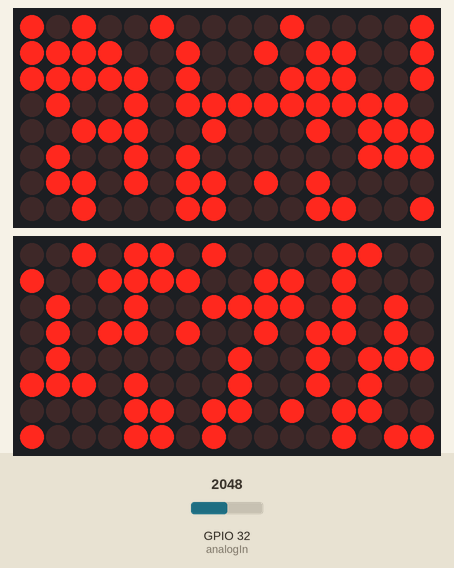
This sketch was run on a simulated Seeed XIAO ESP32-C3. Shown: 2 × 16×8 LED matrix. Inputs (shaded band) come from the test bench; at power-on: GPIO 32 (analogIn) = 2048. Random numbers use the default seed unless the sketch sets one.

Above: at 1.25 s.
1.3 s: GPIO 32 (analogIn) set to 0
At 1.9 s:
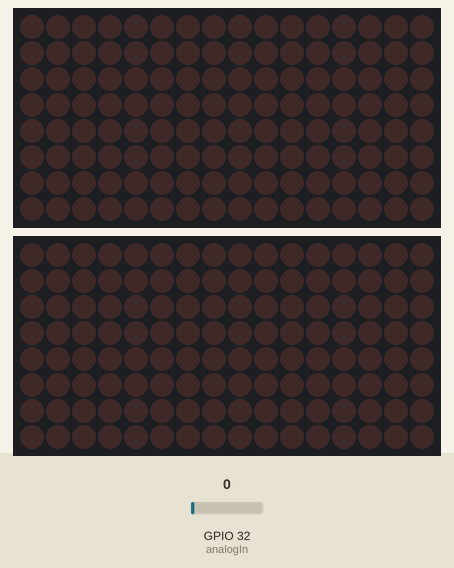
2.8 s: GPIO 32 (analogIn) set to 491
At 2.95 s:
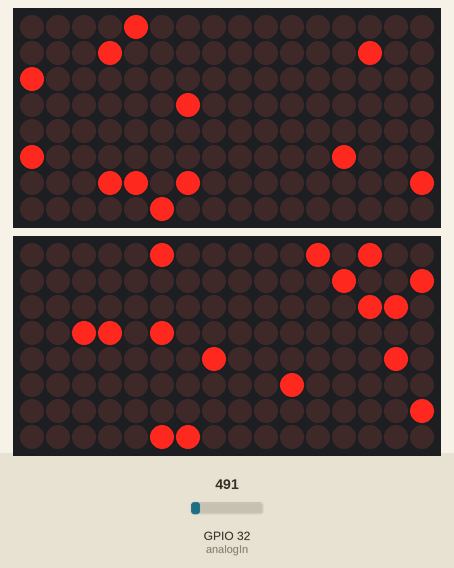
5.2 s: GPIO 32 (analogIn) set to 1228
At 5.35 s:
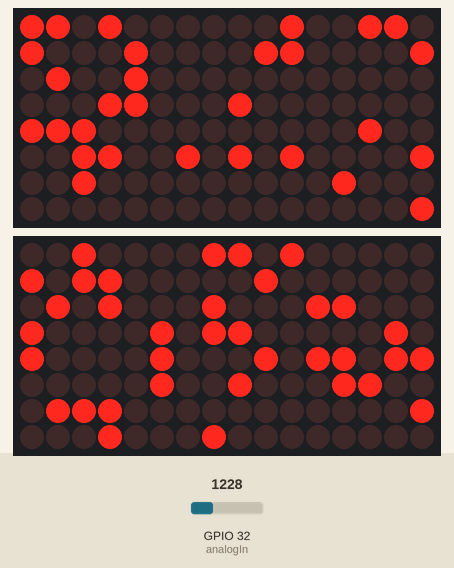
7.6 s: GPIO 32 (analogIn) set to 2047
At 7.75 s:
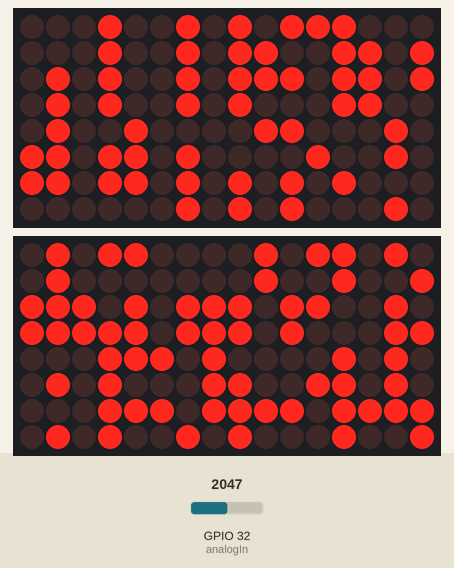
10.0 s: GPIO 32 (analogIn) set to 2866
At 10.16 s:
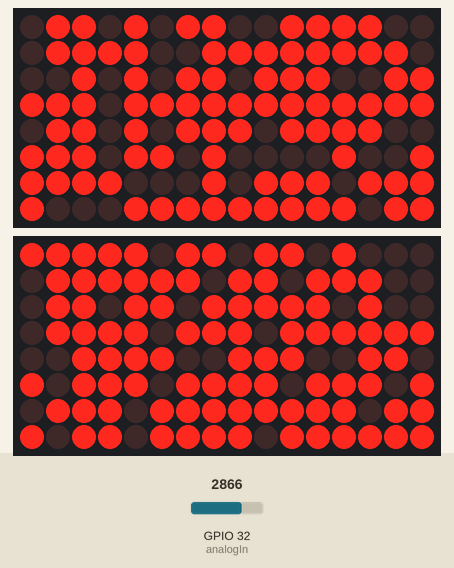
12.4 s: GPIO 32 (analogIn) set to 3603
At 12.56 s:
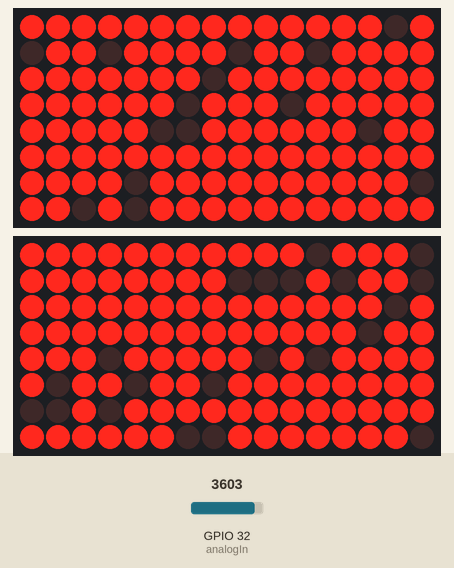
Timing chart, 0 to 15.4 s (numbered marks = the images above; inputs shaded):
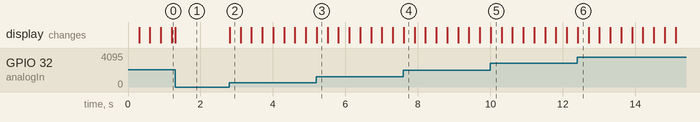

Measured:
- after the input at 2.8 s, the display: changes at once (image 2)

The sketch:

M5Atom_MINI_LED_BADGE_03.ino
```cpp
// Sample for MINI LED BADGE
// アナログ入力 → ランダム表示

// #include <M5Stack.h>  // M5Stackを使用する場合
// #include <M5StickC.h>  // M5StickCを使用する場合
#include <M5Atom.h>

#include <Adafruit_GFX.h>
#include <Adafruit_LEDBackpack.h>
//#include "misakiUTF16.h"  // 日本語フォント

Adafruit_8x16matrix matrix = Adafruit_8x16matrix();
Adafruit_8x16matrix matrix1 = Adafruit_8x16matrix();

int analogIn = 32;

void setup() {
  M5.begin();
  Serial.begin(115200);

  // I2C初期化
  // Wire.begin(21, 22, 1000);  // M5Stack Grove G21: SDA, G22: SCL
  // Wire.begin(32, 33, 1000);  // M5StickC Grove G32: SDA, G33: SCL
  // Wire.begin(26, 32, 1000);  // M5Atom Grove G26: SDA, G32: SCL
  Wire.begin(25, 21, 1000);  // M5Atom Backside G25: SDA, G21: SCL

  // MINI LED BADGE初期化
  matrix.begin(0x71);
  matrix1.begin(0x70);
//  matrix.clear();
//  matrix1.clear();
  matrix.setBrightness(0);
  matrix1.setBrightness(0);
//  matrix.setTextWrap(false);
//  matrix1.setTextWrap(false);
//  matrix.setTextColor(LED_ON);
//  matrix1.setTextColor(LED_ON);
  matrix.setRotation(1);
  matrix1.setRotation(1);
}

void loop() {
  TestLEDMatrix();
}

void TestLEDMatrix(){
  matrix.clear();
  matrix1.clear();

  int n = analogRead(analogIn);
  //Serial.printf("R=%d\n",n);

  for (int x=0; x<16; x++) {
    for (int y=0; y <8; y++) {
      if (rand()%4095 < n) {
        matrix.drawPixel(x, y, LED_ON);
      } else {
        matrix.drawPixel(x, y, LED_OFF);
      }
      if (rand()%4095 < n) {
        matrix1.drawPixel(x, y, LED_ON);
      } else {
        matrix1.drawPixel(x, y, LED_OFF);
      }
    }
  }

  matrix.writeDisplay();
  matrix1.writeDisplay();
  //delay(20);
}
```
